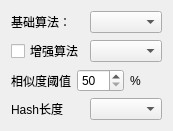
<?xml version="1.0" encoding="UTF-8"?>
<ui version="4.0">
 <class>Form</class>
 <widget class="QWidget" name="Form">
  <property name="geometry">
   <rect>
    <x>0</x>
    <y>0</y>
    <width>166</width>
    <height>128</height>
   </rect>
  </property>
  <property name="windowTitle">
   <string>Form</string>
  </property>
  <layout class="QVBoxLayout" name="verticalLayout">
   <item>
    <layout class="QHBoxLayout" name="horizontalLayout">
     <item>
      <widget class="QLabel" name="label">
       <property name="text">
        <string>基础算法：</string>
       </property>
      </widget>
     </item>
     <item>
      <widget class="QComboBox" name="comboBox_basic_algorithm"/>
     </item>
    </layout>
   </item>
   <item>
    <layout class="QHBoxLayout" name="horizontalLayout_2">
     <item>
      <widget class="QCheckBox" name="checkBox_enhance_algorithm">
       <property name="text">
        <string>增强算法</string>
       </property>
      </widget>
     </item>
     <item>
      <widget class="QComboBox" name="comboBox_enhance_algorithm"/>
     </item>
    </layout>
   </item>
   <item>
    <layout class="QHBoxLayout" name="horizontalLayout_3">
     <item>
      <widget class="QLabel" name="label_2">
       <property name="text">
        <string>相似度阈值</string>
       </property>
      </widget>
     </item>
     <item>
      <widget class="QSpinBox" name="spinBox_similarity_threshold">
       <property name="minimum">
        <number>50</number>
       </property>
       <property name="maximum">
        <number>100</number>
       </property>
      </widget>
     </item>
     <item>
      <widget class="QLabel" name="label_3">
       <property name="text">
        <string>%</string>
       </property>
      </widget>
     </item>
    </layout>
   </item>
   <item>
    <layout class="QHBoxLayout" name="horizontalLayout_4">
     <item>
      <widget class="QLabel" name="label_4">
       <property name="text">
        <string>Hash长度</string>
       </property>
      </widget>
     </item>
     <item>
      <widget class="QComboBox" name="comboBox_hash_length"/>
     </item>
    </layout>
   </item>
  </layout>
 </widget>
 <resources/>
 <connections/>
</ui>
